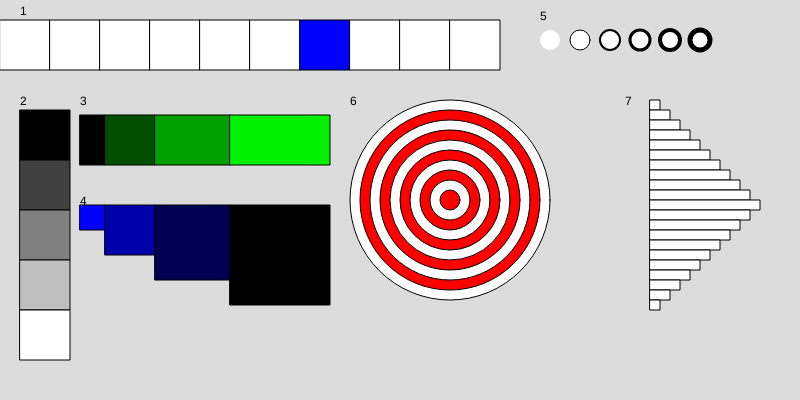
Frame 1 (no input)
Frame 60 (no input): identical to frame 1, image omitted
Frame 120 (the mouse pressed at the canvas centre since frame 60): identical to frame 1, image omitted

The p5.js sketch that drew this single still picture (run headless with seeded random() and noise() and a simulated clock; from frame 60 on, the mouse is pressed at the canvas centre):

// p5.js sketch
// ── sketch.js

function setup() {
  createCanvas(800, 400);
}

function draw() {
  background(220);
  strokeWeight(1)
  fill(0)
  text(1., 20, 15)
  text(2., 20, 105)
  text(3., 80, 105)
  text(4., 80, 205)
  text(5., 540, 20)
  text(6., 350, 105)
  text(7., 625, 105)
  for( let i = 0; i < 10; i++){
     if ( i == 6)
     {
       fill(0,0,255)
     }
     else 
     {
       fill(255)
     }
    rect(i * 50,20,50,50)
  }

for ( let i = 0; i < 5; i++)
{
  fill( 63.75 * i )
  rect( 20, i * 50 + 110, 50,50 )
}
 let x = 80;
 for( let i = 0; i < 4; i++)
 {
  let breedte = 25 * i + 25;
  fill( 0, 80 * i, 0 )
  rect(x, 115, breedte ,50)
     x = x + breedte;
 
 }
 x = 80
 for ( let i = 0; i < 4; i++)
 {
  let breedte = ( i* 25  + 25)
  let lengte = ( i * 25  + 25)
  fill(0,0, 255 - i * 85)
  rect( x, 205, breedte, lengte)
  x = x + breedte;
 }

 for( let i = 0; i < 6; i ++)
 {
  strokeWeight( 1 * i)
  fill(255)
  circle( i * 30 + 550, 40, 20)
  strokeWeight(1)
 }
 for( let i = 0; i < 10; i ++)
 {
  if ( i % 2 == 1)
  {
    fill( "red")
  }else{
    fill("white")
  }
  circle( 450, 200, 200 - (i * 20) )
  
 }
    let breedte = 0
for( let i = 0; i < 21; i ++)

{
  fill(255)
  if ( i < 11 ){
    breedte = (10 * i + 10)
  rect( 650, i * 10 + 100, breedte, 10)
  }else{
    breedte = (10 * (21 - i))
    rect(650, i * 10 + 100, breedte, 10)
  }
}

  }
